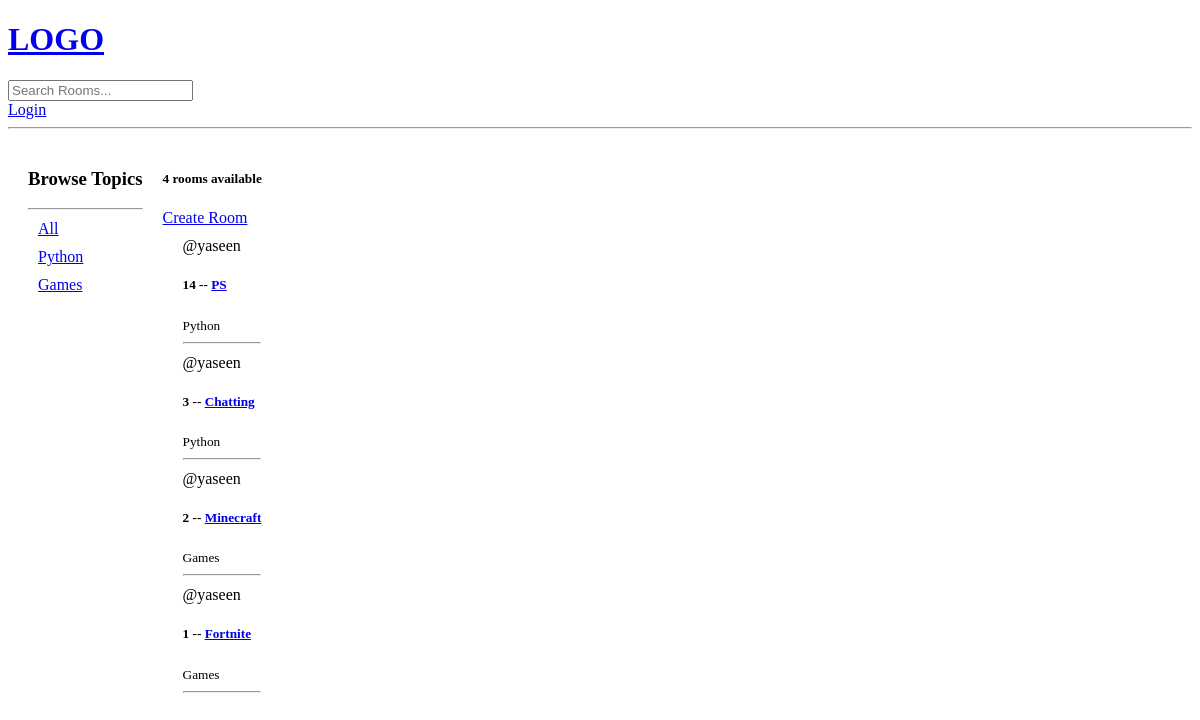
Before: / with the older database file.
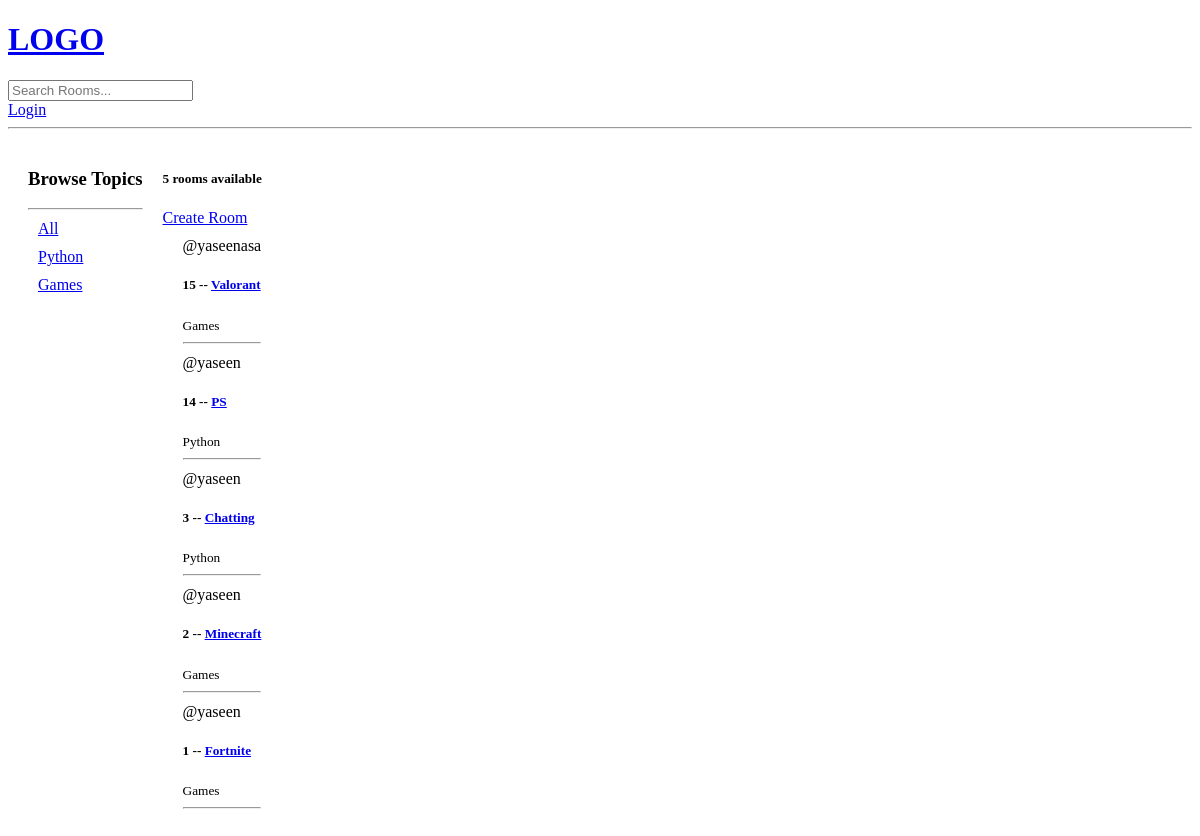
After: the same page with the newer database file.
### base/models.py (models this page shows, shortened)
class Topic(models.Model):
    name = models.CharField(max_length=200)

class Room(models.Model):
    host = models.ForeignKey(User, on_delete=models.SET_NULL, null=True)
    topic = models.ForeignKey(Topic, on_delete=models.SET_NULL, null=True)
    name = models.CharField(max_length=200)
    description = models.TextField(null=True, blank=True) # null for database and blank for from (ui)
    updated = models.DateField(auto_now=True)     # it takes time every time (to get last time it updated)
    created = models.DateField(auto_now_add=True) # it takes time when we created (only at the first time)
    class Meta:
        ordering = ['-id'] # descending order by id

### base/views.py (the view)
# urls.py: path('', views.home, name="home"),
def home(request):
    q = request.GET.get('q') if request.GET.get('q') != None else ''
    rooms = Room.objects.filter(
        Q(topic__name__icontains=q) |
        Q(name__icontains=q) |
        Q(description__icontains=q)
    )
    topics = Topic.objects.all()
    room_count = rooms.count()
    context = {'rooms': rooms, 'topics': topics, 'room_count': room_count}
    return render(request, 'base/home.html' , context)

### base/templates/base/home.html (shortened to what this page needs)
{% extends 'main.html' %}
{% block content %}
<div class="home-container">
    <div>
        <h3>Browse Topics</h3>
        <hr>
        <div>
            <a href="{% url 'home' %}"> All </a>
        </div>
        {% for topic in topics %}
            <div>
                <a href="{% url 'home' %}?q={{topic.name}}"> {{topic.name}} </a>
            </div>
        {% endfor %}
    </div>
    <div>
        <h5>{{room_count}} rooms available</h5>
        <a href="{% url 'create-room' %}">Create Room</a>
        <div>
            {% for room in rooms %}
                <div>
                    <span>@{{ room.host.username }}</span>
                    <h5>{{ room.id }} -- <a href="/room/{{ room.id }}/">{{ room.name }}</a></h5>
                    <small>{{ room.topic.name }}</small>
                    <hr>
                </div>
            {% endfor %}
        </div>
    </div>
</div>
{% endblock %}

### templates/main.html (shortened to what this page needs)
<!DOCTYPE html>
<html lang="en">
<head>
</head>
<body>
    {% include 'navbar.html' %}
    {% block content %}
    {% endblock %}
</body>
</html>

### templates/navbar.html
<a href="/">
    <h1>LOGO</h1>
</a>
<form method="GET" action="{% url 'home' %}">
    <input type="text" name="q" placeholder="Search Rooms...">
</form>
{% if request.user.is_authenticated %}
<a href="{% url 'logout' %}">Logout</a>
{% else %}
<a href="{% url 'login' %}">Login</a>
{% endif %}
<hr>

### base/templates/base/home.html (style rules this page uses)
.home-container { display: flex; flex-direction: row; }
div { margin: 10px; }

Changed rows visible on the page:
added Room: host.username "yaseenasa", id "15", name "Valorant", topic.name "Games"
Other visible differences:
{{ room_count }}: "4" → "5"
